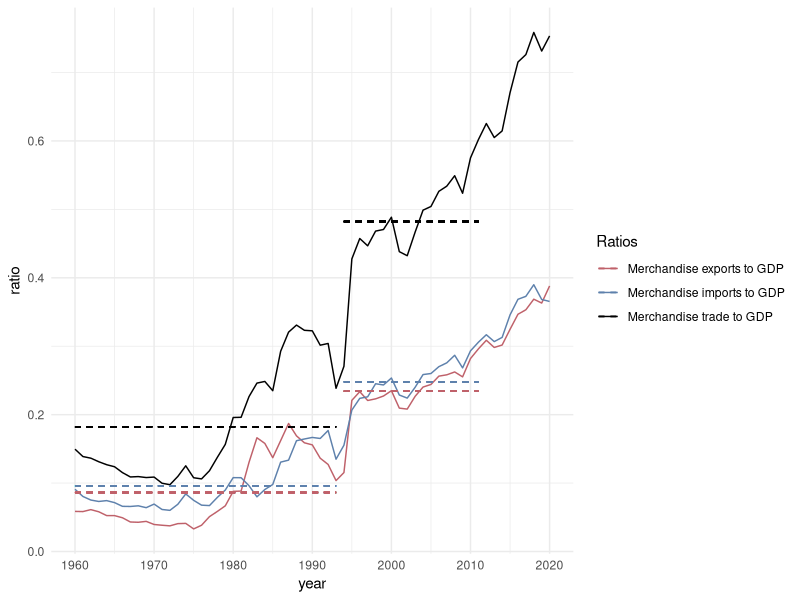
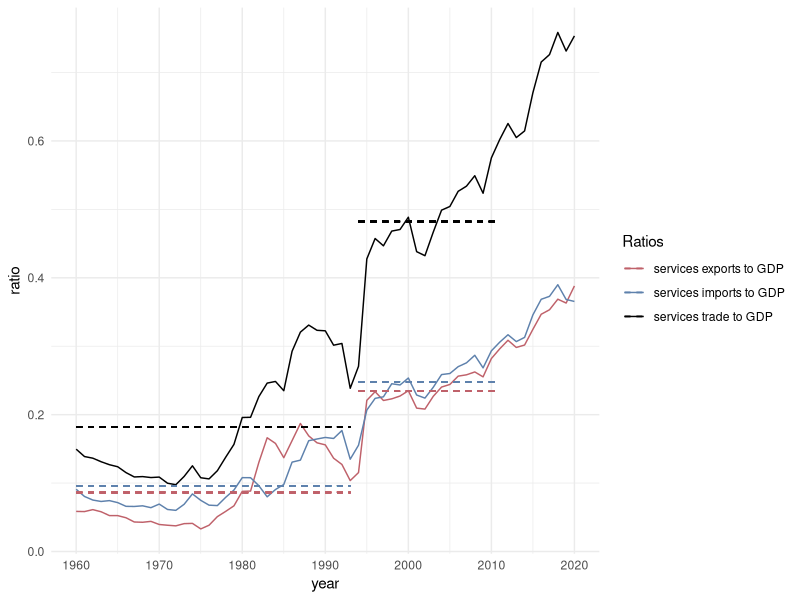

Write the R code that produced these figures, in order.
## ---- chunk 1
library(tufte)
library(tidyverse)

knitr::opts_chunk$set(
  cache.extra = packageVersion('tufte'),
  cache = TRUE,
  fig.height = 6,
  fig.pos = '!h',
  fig.width = 8,
  message = FALSE,
  out.extra = '',
  out.width = '100%',
  warning = FALSE
)

options(htmltools.dir.version = FALSE)
## ---- chunk 2
# Data import
data.1 <- read.csv("data/world-bank.csv") %>%
  slice(-c(6:10))
data.1 <- data.1[-c(1:4)]

# Columns rename
names(data.1) <- c(1960:2020)

# Variables
gdp <- data.1[1, ]
merchExports <- data.1[2, ]
merchImports <- data.1[3, ]
goods_and_servicesExports <- data.1[4, ]
goods_and_servicesImports <- data.1[5, ]
## ---- chunk 3
# Important merchandise ratios
merchExportsGDP <- t(merchExports / gdp)
merchImportsGDP <- t(merchImports / gdp)
merchGDP <- t((merchExports  + merchImports) / gdp)
merchandise <- data.frame(merchExportsGDP, merchImportsGDP, merchGDP)

# Mean before and after NAFTA
ratio1.before <- mean(merchGDP[as.character(c(1960:1993)), ])
ratio1.after <- mean(merchGDP[as.character(c(1994:2011)), ])

ratio2.before <- mean(merchExportsGDP[as.character(c(1960:1993)), ])
ratio2.after <- mean(merchExportsGDP[as.character(c(1994:2011)), ])

ratio3.before <- mean(merchImportsGDP[as.character(c(1960:1993)), ])
ratio3.after <- mean(merchImportsGDP[as.character(c(1994:2011)), ])

colours <-
  c(
    "Merchandise trade to GDP" = "black",
    "Merchandise exports to GDP" = "#bf616a",
    "Merchandise imports to GDP" = "#5e81ac"
  )

# Plot
ratio.plot <- ggplot(merchandise) +
  geom_line(aes(
    x = as.numeric(row.names(merchandise)),
    y = merchGDP,
    colour = "Merchandise trade to GDP"
  )) +
  geom_line(aes(
    x = as.numeric(row.names(merchandise)),
    y = merchExportsGDP,
    colour = "Merchandise exports to GDP"
  )) +
  geom_line(aes(
    x = as.numeric(row.names(merchandise)),
    y = merchImportsGDP,
    colour = "Merchandise imports to GDP"
  )) +
  geom_segment(
    aes(
      x = 1960,
      xend = 1993,
      y = ratio1.before,
      yend = ratio1.before,
      color = "Merchandise trade to GDP"
    ),
    linetype = "dashed"
  ) +
  geom_segment(
    aes(
      x = 1994,
      xend = 2011,
      y = ratio1.after,
      yend = ratio1.after,
      color = "Merchandise trade to GDP"
    ),
    linetype = "dashed"
  ) +
  geom_segment(
    aes(
      x = 1960,
      xend = 1993,
      y = ratio2.before,
      yend = ratio2.before,
      color = "Merchandise exports to GDP"
    ),
    linetype = "dashed"
  ) +
  geom_segment(
    aes(
      x = 1994,
      xend = 2011,
      y = ratio2.after,
      yend = ratio2.after,
      color = "Merchandise exports to GDP"
    ),
    linetype = "dashed"
  ) +
  geom_segment(
    aes(
      x = 1960,
      xend = 1993,
      y = ratio3.before,
      yend = ratio3.before,
      color = "Merchandise imports to GDP"
    ),
    linetype = "dashed"
  ) +
  geom_segment(
    aes(
      x = 1994,
      xend = 2011,
      y = ratio3.after,
      yend = ratio3.after,
      color = "Merchandise imports to GDP"
    ),
    linetype = "dashed"
  ) +
  scale_x_continuous(breaks = seq(1960, 2020, by = 10)) +
  labs(x = "year", y = "ratio") +
  scale_colour_manual(name = "Ratios", values = colours) +
  theme_minimal()

ratio.plot
## ---- chunk 4
# Important services ratios
servExportsGDP <- t(merchExports / gdp)
servImportsGDP <- t(merchImports / gdp)
servGDP <- t((merchExports  + merchImports) / gdp)
services <- data.frame(servExportsGDP, servImportsGDP, servGDP)

# Mean before and after NAFTA
ratio1.before <- mean(servGDP[as.character(c(1960:1993)), ])
ratio1.after <- mean(servGDP[as.character(c(1994:2011)), ])

ratio2.before <- mean(servExportsGDP[as.character(c(1960:1993)), ])
ratio2.after <- mean(servExportsGDP[as.character(c(1994:2011)), ])

ratio3.before <- mean(servImportsGDP[as.character(c(1960:1993)), ])
ratio3.after <- mean(servImportsGDP[as.character(c(1994:2011)), ])

colours <-
  c(
    "services trade to GDP" = "black",
    "services exports to GDP" = "#bf616a",
    "services imports to GDP" = "#5e81ac"
  )

# Plot
ratio.plot <- ggplot(services) +
  geom_line(aes(
    x = as.numeric(row.names(services)),
    y = servGDP,
    colour = "services trade to GDP"
  )) +
  geom_line(aes(
    x = as.numeric(row.names(services)),
    y = servExportsGDP,
    colour = "services exports to GDP"
  )) +
  geom_line(aes(
    x = as.numeric(row.names(services)),
    y = servImportsGDP,
    colour = "services imports to GDP"
  )) +
  geom_segment(
    aes(
      x = 1960,
      xend = 1993,
      y = ratio1.before,
      yend = ratio1.before,
      color = "services trade to GDP"
    ),
    linetype = "dashed"
  ) +
  geom_segment(
    aes(
      x = 1994,
      xend = 2011,
      y = ratio1.after,
      yend = ratio1.after,
      color = "services trade to GDP"
    ),
    linetype = "dashed"
  ) +
  geom_segment(
    aes(
      x = 1960,
      xend = 1993,
      y = ratio2.before,
      yend = ratio2.before,
      color = "services exports to GDP"
    ),
    linetype = "dashed"
  ) +
  geom_segment(
    aes(
      x = 1994,
      xend = 2011,
      y = ratio2.after,
      yend = ratio2.after,
      color = "services exports to GDP"
    ),
    linetype = "dashed"
  ) +
  geom_segment(
    aes(
      x = 1960,
      xend = 1993,
      y = ratio3.before,
      yend = ratio3.before,
      color = "services imports to GDP"
    ),
    linetype = "dashed"
  ) +
  geom_segment(
    aes(
      x = 1994,
      xend = 2011,
      y = ratio3.after,
      yend = ratio3.after,
      color = "services imports to GDP"
    ),
    linetype = "dashed"
  ) +
  scale_x_continuous(breaks = seq(1960, 2020, by = 10)) +
  labs(x = "year", y = "ratio") +
  scale_colour_manual(name = "Ratios", values = colours) +
  theme_minimal()

ratio.plot
## ---- chunk 5
data.2 <- read.csv("data/WITS.csv")
## ---- chunk 6
data.3 <- read.csv("data/OECD.csv")
## ---- chunk 7
knitr::write_bib(c('base', 'rmarkdown'), file = 'skeleton.bib')
